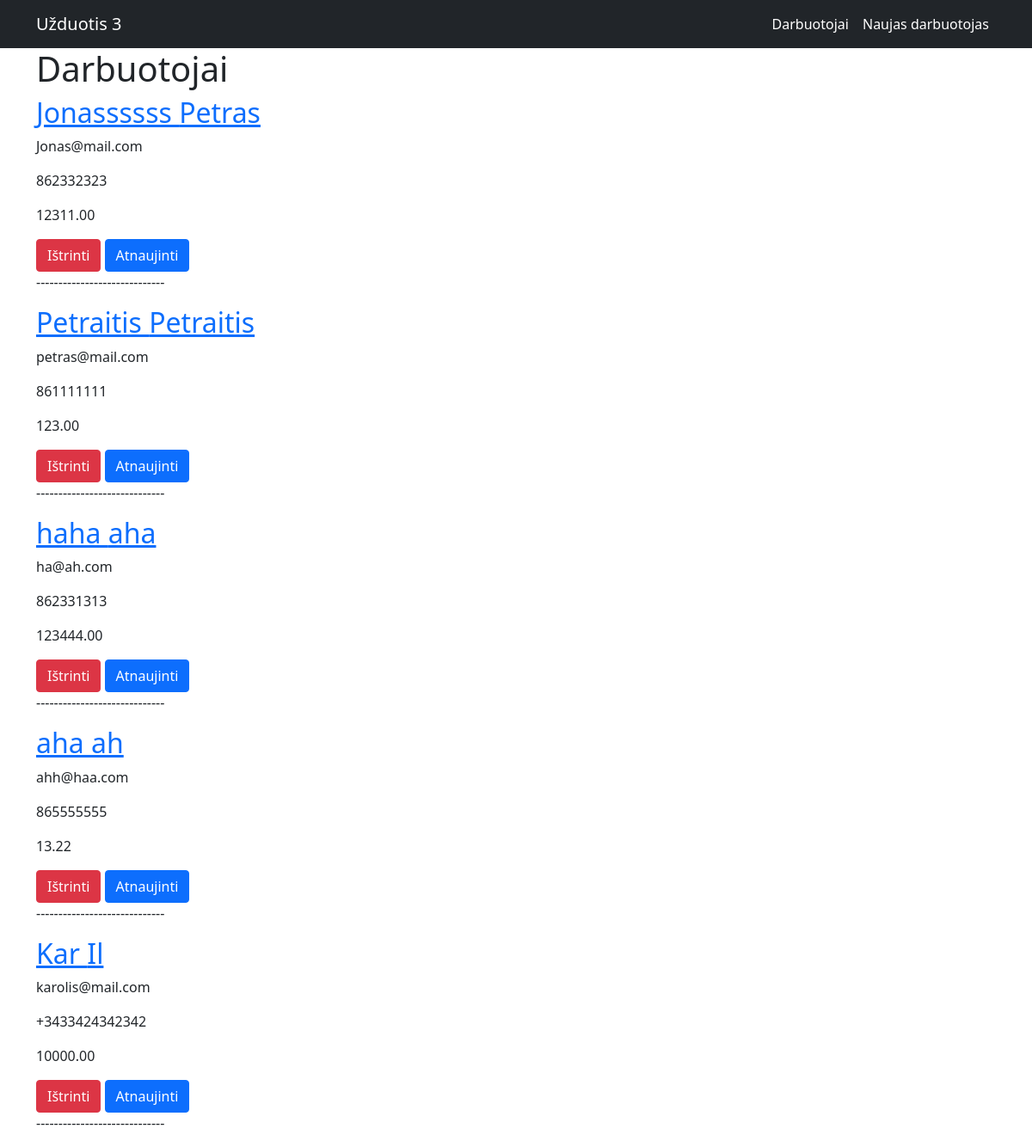
The page / on the database its author committed.
### app.py (models this page shows, shortened)
class Darbuotojai(db.Model):
    __tablename__ = 'darbuotojai'
    id = db.Column(db.Integer, primary_key=True)
    vardas = db.Column(db.String(80), nullable=False)
    pavarde = db.Column(db.String(120), nullable=False)
    el_pastas = db.Column(db.String(40), nullable=False)
    tel_numeris = db.Column(db.String(40), nullable=False)
    alga = db.Column(db.Numeric(10, 2), nullable=False)

### app.py (the view)
@app.route('/') #panaikintas konkretus maršrutas
def darbuotojai():
    darbuotojai = Darbuotojai.query.all() #panaikintas limitas kiek darbuotojų suquerinti.
    return render_template('darbuotojai.html', darbuotojai=darbuotojai)

### templates/darbuotojai.html
{% extends "base.html" %}
{% block content %}
    <h1>Darbuotojai</h1>
    {% for darbuotojas in darbuotojai %}
        <h2><a href="{{ url_for('darbuotojas', id=darbuotojas['id']) }}">{{ darbuotojas['vardas'] }} {{ darbuotojas['pavarde'] }}</a></h2>
        <p>{{ darbuotojas['el_pastas'] }}</p>
        <p>{{ darbuotojas['tel_numeris'] }}</p>
        <p>{{ darbuotojas['alga'] }}</p>
        <a href="{{ url_for('istrinti_darbuotoja', id=darbuotojas['id']) }}" class='btn btn-danger'>Ištrinti</a>
        <a href="{{ url_for('atnaujinti_darbuotoja', id=darbuotojas['id']) }}" class='btn btn-primary'>Atnaujinti</a>
        <p>-----------------------------</p>
    {% endfor %}
{% endblock content%}

### templates/base.html (shortened to what this page needs)
<!DOCTYPE html>
<html lang="en">
    <head>
        <link href="https://cdn.jsdelivr.net/npm/bootstrap@5.0.2/dist/css/bootstrap.min.css" rel="stylesheet">
    </head>
    <body>
        <nav class="navbar navbar-expand-lg navbar-dark bg-dark">
            <div class="container">
                <a class="navbar-brand" href="{{ url_for('darbuotojai') }}">Užduotis 3</a>
                <div class="collapse navbar-collapse" id="navbarSupportedContent">
                    <ul class="navbar-nav ms-auto mb-2 mb-lg-0">
                        <li class="nav-item"><a class="nav-link active" aria-current="page" href="{{ url_for('darbuotojai') }}">Darbuotojai</a></li>
                        <li class="nav-item"><a class="nav-link active" aria-current="page" href="{{ url_for('naujas_darbuotojas') }}">Naujas darbuotojas</a></li>
                    </ul>
                </div>
            </div>
        </nav>
        <div class="container">
            {% block content %}
            {% endblock content %}
        </div>
    </body>
</html>

### rows shown on the page
Darbuotojai: vardas "Jonassssss", pavarde "Petras", el_pastas "Jonas@mail.com", tel_numeris "862332323", alga "12311.00"
Darbuotojai: vardas "Petraitis", pavarde "Petraitis", el_pastas "petras@mail.com", tel_numeris "861111111", alga "123.00"
Darbuotojai: vardas "haha", pavarde "aha", el_pastas "ha@ah.com", tel_numeris "862331313", alga "123444.00"
Darbuotojai: vardas "aha", pavarde "ah", el_pastas "ahh@haa.com", tel_numeris "865555555", alga "13.22"
Darbuotojai: vardas "Kar", pavarde "Il", el_pastas "karolis@mail.com", tel_numeris "+3433424342342", alga "10000.00"
